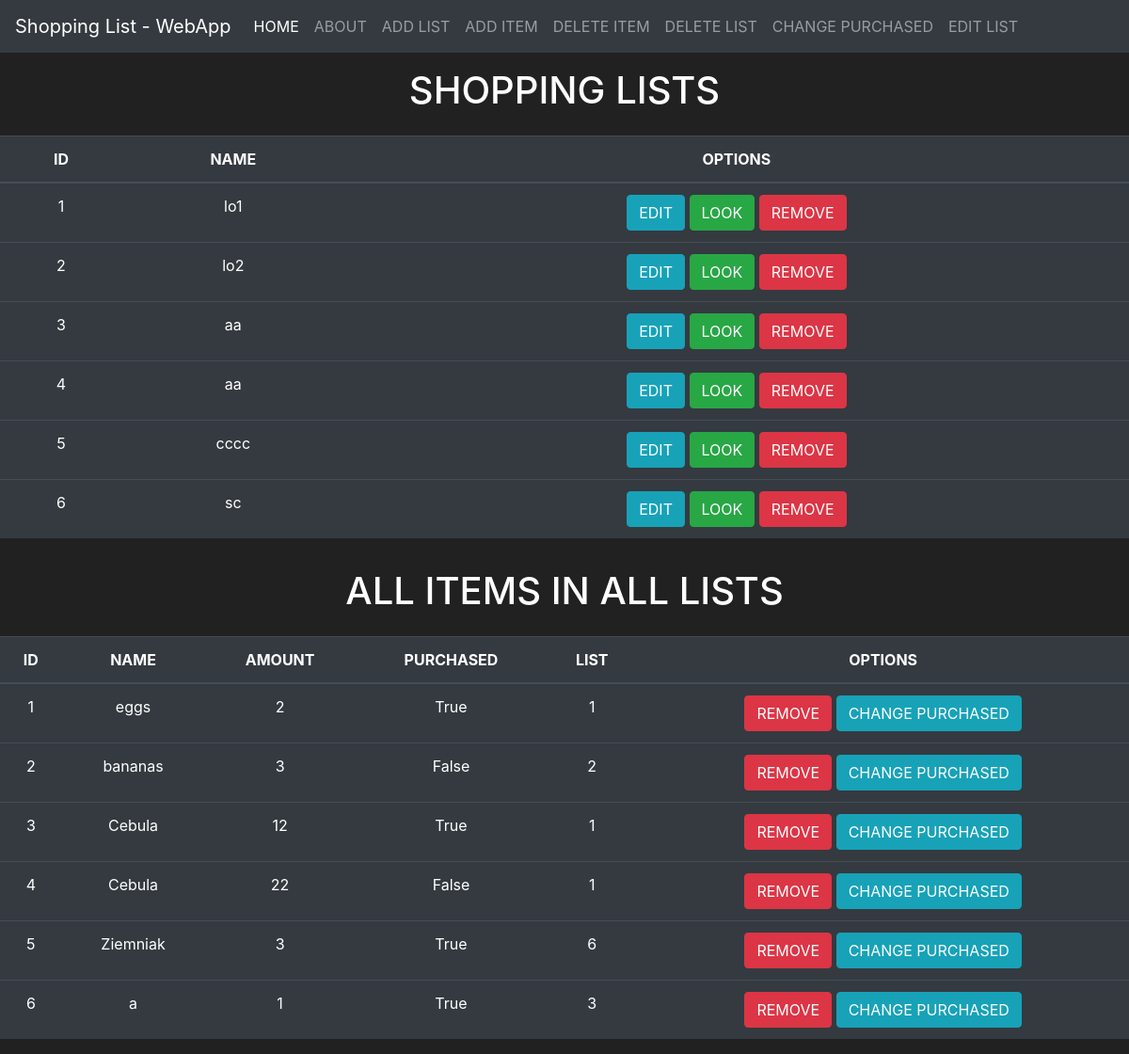
The app's page /home, older data.
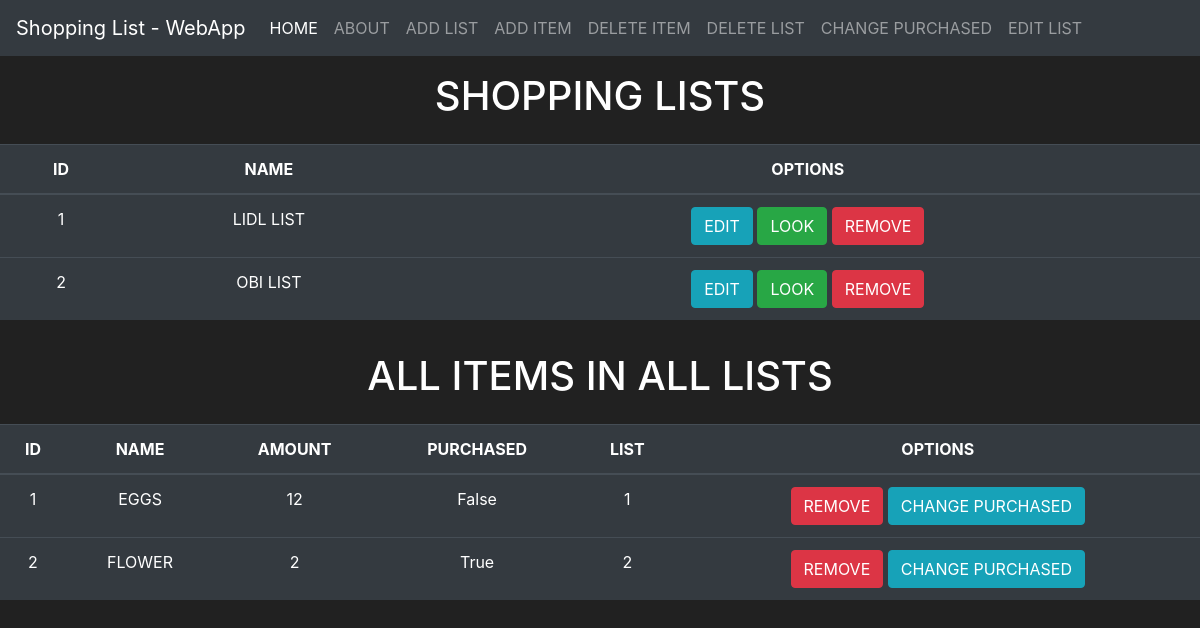
The same page, newer data.
### lists/models.py (models this page shows, shortened)
class Lists(db.Model): # database table for lists ex. lidl list or obi list
    id = db.Column(db.Integer(), primary_key=True)
    name = db.Column(db.String(length=50), nullable=False)
    lista = db.relationship('List', backref='owned_user', lazy=True)

class List(db.Model): # database table for items ex. eggs or flowers
    id = db.Column(db.Integer(), primary_key=True)
    name = db.Column(db.String(length=50), nullable=False)
    amount = db.Column(db.Integer(), nullable=False)
    purchased = db.Column(db.Boolean(), default=False)
    owner = db.Column(db.Integer(), db.ForeignKey('lists.id')) # foregin key from Lists table

### lists/routes.py (the view)
@app.route('/')
@app.route('/home', methods=['GET', 'POST']) #main page
def home_page():
    lists = Lists.query.all() #showing all lists
    list= List.query.all() #showing all items
    return render_template('home.html', lists=lists, list=list)

### lists/templates/home.html (shortened to what this page needs)
<!doctype html>
<html lang="en">
  <head>
    <link rel="stylesheet" href="https://cdn.jsdelivr.net/npm/bootstrap@4.3.1/dist/css/bootstrap.min.css">
  </head>
  <body>
    <nav class="navbar navbar-expand-md navbar-dark bg-dark">
        <a class="navbar-brand">Shopping List - WebApp</a>
        <div class="collapse navbar-collapse" id="navbarNav">
          <ul class="navbar-nav mr-auto">
              <li class="nav-item active">
                  <a class="nav-link" href="{{ url_for('home_page')}}">HOME<span class="sr-only">(current)</span></a>
              </li>
              <li class="nav-item">
                  <a class="nav-link" href="{{ url_for('about_page')}}">ABOUT</a>
              </li>
              <li class="nav-item">
                <a class="nav-link" href="{{ url_for('addlist_page')}}">ADD LIST</a>
            </li>
            <li class="nav-item">
              <a class="nav-link" href="{{ url_for('additem_page')}}">ADD ITEM</a>
            </li>
            <li class="nav-item">
              <a class="nav-link" href="{{ url_for('deleteitem_page')}}">DELETE ITEM</a>
            </li>
            <li class="nav-item">
              <a class="nav-link" href="{{ url_for('deletelist_page')}}">DELETE LIST</a>
            </li>
            <li class="nav-item">
              <a class="nav-link" href="{{ url_for('changepurchased_page')}}">CHANGE PURCHASED</a>
            </li>
            <li class="nav-item">
              <a class="nav-link" href="{{ url_for('editlist_page')}}">EDIT LIST</a>
            </li>
          </ul>
        </div>
      </nav>
      <div id="webTop">
        <h1>SHOPPING LISTS</h1>
      </div>
      <table class="table table-hover table-dark">
        <thead>
            <tr>
                <th scope="col">ID</th>
                <th scope="col">NAME</th>
                <th scope="col">OPTIONS</th>
            </tr>
        </thead>
        <tbody>
            {% for lists in lists %}
                <tr>
                    <td>{{ lists.id }}</td>
                    <td>{{ lists.name }}</td>
                    <td>
                        <a href="{{ url_for('editlist_page')}}" class="btn btn-outline btn-info">EDIT</a>
                        <button class="btn btn-outline btn-success" data-toggle="modal" data-target="#List-MoreInfo-{{ lists.id }}">LOOK</button>
                        <a href="{{ url_for('deletelist_page')}}" class="btn btn-outline btn-danger">REMOVE</a>
                    </td>
                </tr>
            {% endfor %}
        </tbody>
    </table>
    <div id="webTop">
      <h1>ALL ITEMS IN ALL LISTS</h1>
    </div>
    <table class="table table-hover table-dark">
      <thead>
          <tr>
              <th scope="col">ID</th>
              <th scope="col">NAME</th>
              <th scope="col">AMOUNT</th>
              <th scope="col">PURCHASED</th>
              <th scope="col">LIST</th>
              <th scope="col">OPTIONS</th>
          </tr>
      </thead>
      <tbody>
          {% for list in list %}
              <tr>
                  <td>{{ list.id }}</td>
                  <td>{{ list.name }}</td>
                  <td>{{ list.amount }}</td>
                  <td>{{ list.purchased }}</td>
                  <td>{{ list.owner }}</td>
                  <td>
                      <a href="{{ url_for('deleteitem_page')}}" class="btn btn-outline btn-danger">REMOVE</a>
                      <a href="{{ url_for('changepurchased_page')}}" class="btn btn-outline btn-info">CHANGE PURCHASED</a>
                  </td>
              </tr>
          {% endfor %}
      </tbody>
  </table>
  </body>
</html>

### lists/templates/home.html (style rules this page uses)
body { background-color: #212121; color: white; text-align: center; }
#webTop { padding: 1rem; }

Row changes from the older to the newer data that the page shows:
removed Lists: id "3", name "aa"
removed Lists: id "4", name "aa"
removed Lists: id "5", name "cccc"
removed Lists: id "6", name "sc"
removed List: id "3", name "Cebula", amount "12", purchased "True", owner "1"
removed List: id "4", name "Cebula", amount "22", purchased "False", owner "1"
removed List: id "5", name "Ziemniak", amount "3", purchased "True", owner "6"
removed List: id "6", name "a", amount "1", purchased "True", owner "3"
changed Lists id 1: name "lo1" → "LIDL LIST"
changed Lists id 2: name "lo2" → "OBI LIST"
changed List id 1: name "eggs" → "EGGS"; amount "2" → "12"; purchased "True" → "False"
changed List id 2: name "bananas" → "FLOWER"; amount "3" → "2"; purchased "False" → "True"
